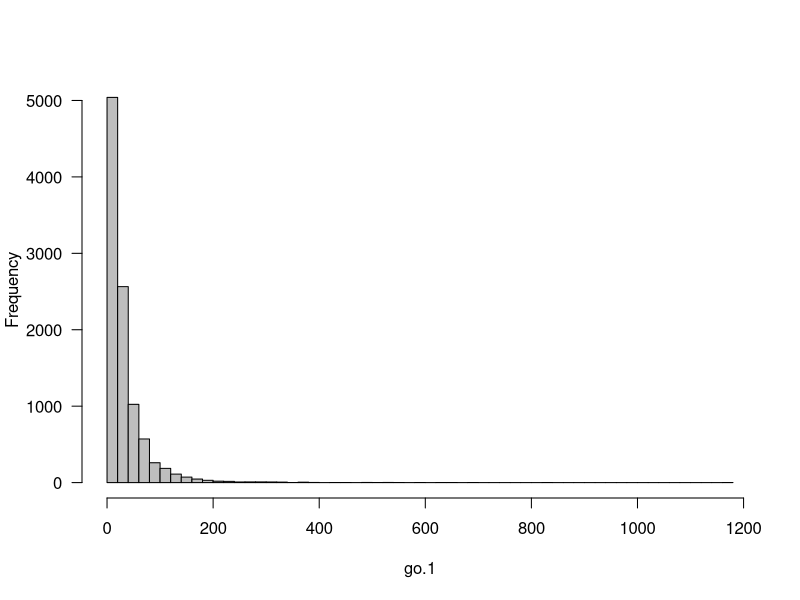
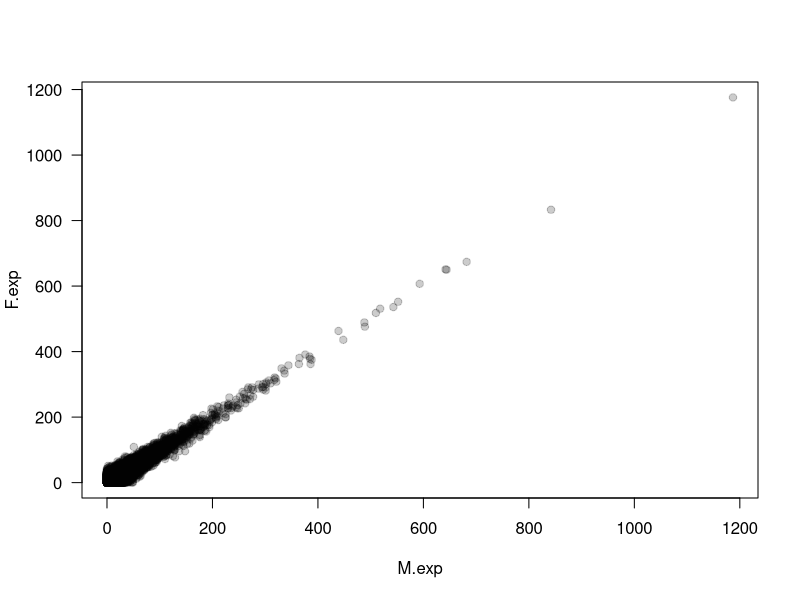
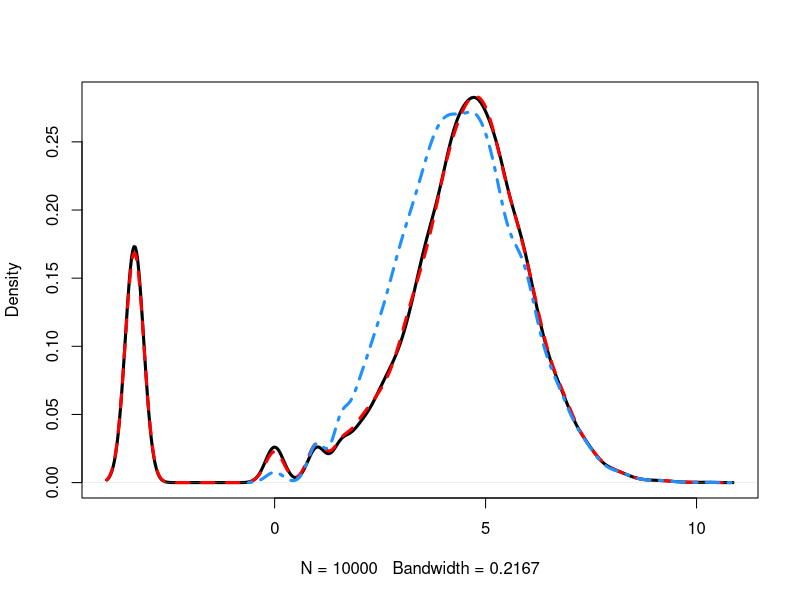
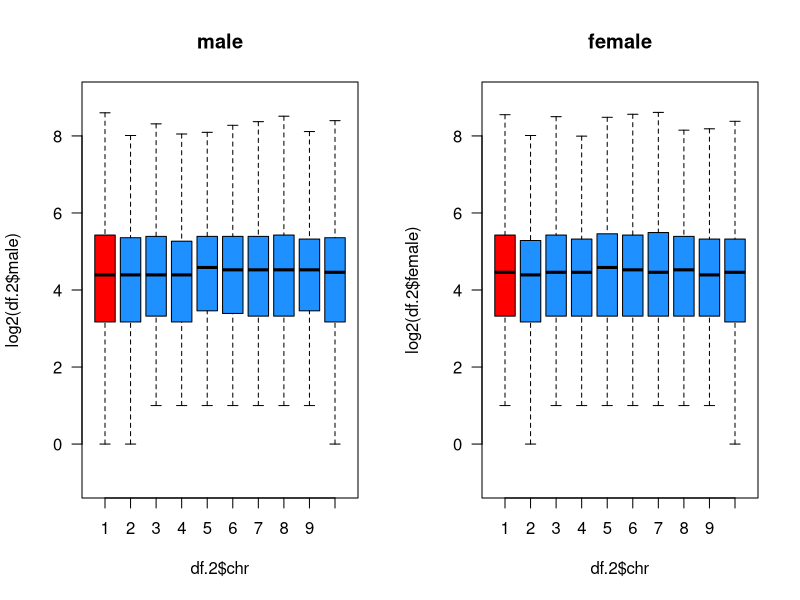
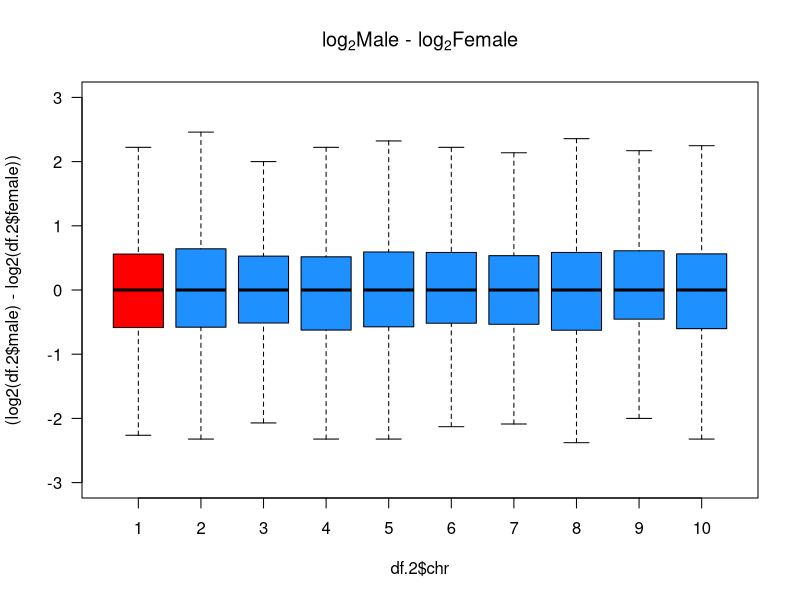
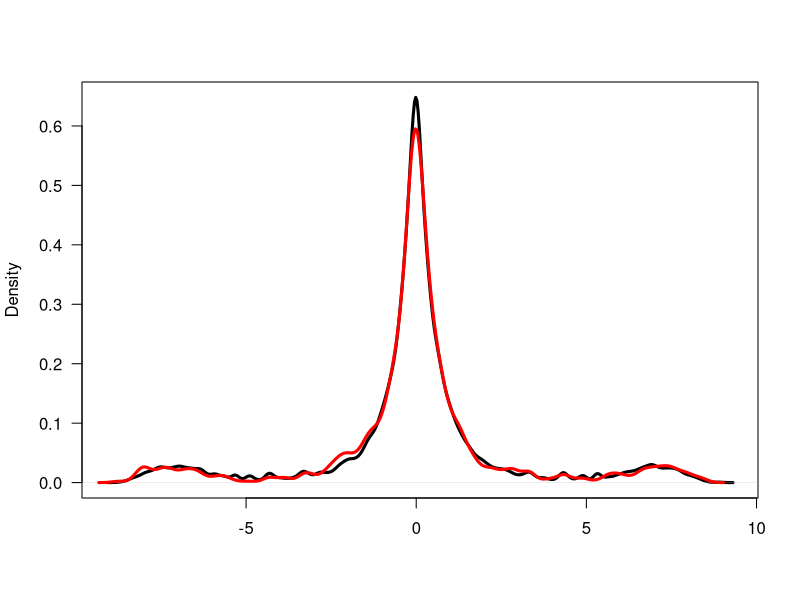
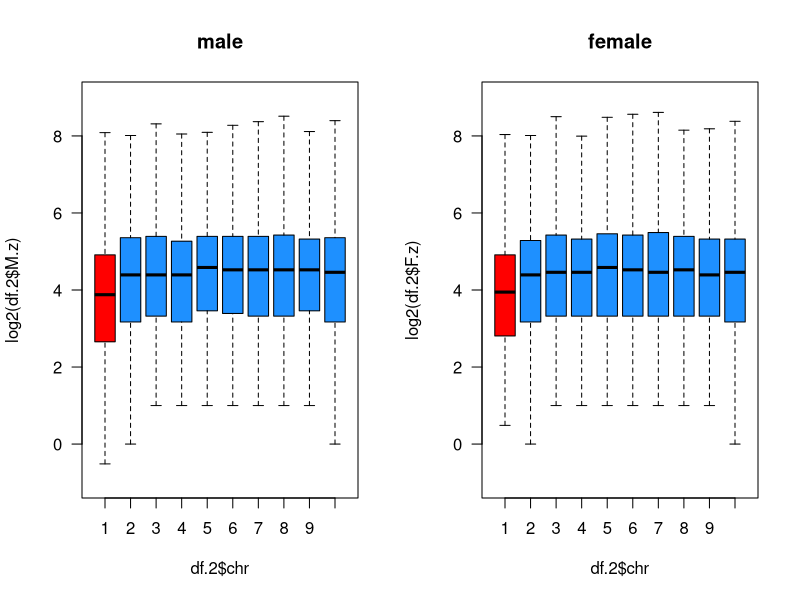
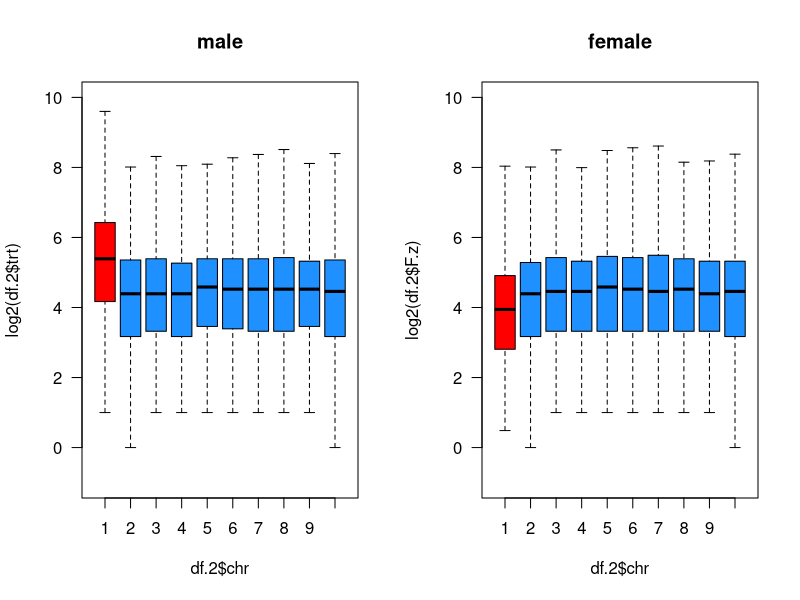

Recreate these plots in R, in order.
## ---- chunk 1
knitr::opts_chunk$set(fig.align = "center")
## ---- chunk 2
set.seed(13342143)
sessionInfo()

# simulate read counts under a log normal distribution
go.1 <- round(rlnorm(n = 1e4, meanlog = 3, sdlog = 1))
head(go.1)
hist(go.1, col = "grey", main = "", las = 1, breaks = 50)
## ---- chunk 3
#Male data
M.exp <- go.1 + round(rnorm(1e4, mean = 0, sd = 10))
M.exp[M.exp < 0.1] <- 0.1 # we will be using log2, and don't want the world to implode.

#Female data
F.exp <- go.1 + round(rnorm(1e4, mean = 0, sd = 10))
F.exp[F.exp < 0.1] <- 0.1

# Combine into data.frame
df.2 <- data.frame(exp = go.1, male = M.exp, female = F.exp, chr = as.factor(rep(1:10)))
head(df.2)
tail(df.2)
str(df.2)
## ---- chunk 4
plot(M.exp, F.exp, pch = 19, las = 1, col = rgb(0, 0, 0, 0.2))

# plot males count density
plot(density(log2(M.exp)), lwd = 3, main = "") 
# overlay female count density
lines(density(log2(F.exp)), lwd = 3, main = "", col = "red", lty = 2) 
# overlay the base expression
lines(density(log2(df.2$exp)), lwd = 3, col = "dodgerblue", lty = 4) 

## ---- chunk 5
par(mfrow = c(1, 2))
# Chromosome 1 is the sex chromosome
boxplot(log2(df.2$male) ~ df.2$chr, las =1, pch = 19, col = c("red", rep("dodgerblue", 9)), ylim = c(-1, 9), main = "male", outline = FALSE) 
boxplot(log2(df.2$female) ~ df.2$chr, las =1, pch = 19, col = c("red", rep("dodgerblue", 9)), ylim = c(-1, 9), main = "female", outline = FALSE)
par(mfrow = c(1, 1))
## ---- chunk 6
# This is chromosome by chromosome
boxplot((log2(df.2$male) - log2(df.2$female)) ~ df.2$chr, pch = 19, col = c("red", rep("dodgerblue", 9)), las = 1, ylim = c(-3, 3), main = expression(paste("log"[2], "Male - log"[2], "Female")), outline = FALSE) 

# Autosomes vs. sex-chromosome
plot(density(log2(df.2$male[df.2$chr != 1]) - log2(df.2$female[df.2$chr != 1])), lwd = 3, las = 1, main = "", xlab = "")
lines(density(log2(df.2$male[df.2$chr == 1]) - log2(df.2$female[df.2$chr == 1])), lwd = 3, col = "red") 

## ---- chunk 7
df.2$M.z <- df.2$male
df.2$M.z[df.2$chr == 1] <- df.2$male[df.2$chr == 1] * 0.7

df.2$F.z <- df.2$female
df.2$F.z[df.2$chr == 1] <- df.2$female[df.2$chr == 1] * 0.7
head(df.2)

par(mfrow = c(1, 2))
boxplot(log2(df.2$M.z) ~ df.2$chr, las =1, pch = 19, col = c("red", rep("dodgerblue", 9)), ylim = c(-1, 9), main = "male", outline = FALSE)
boxplot(log2(df.2$F.z) ~ df.2$chr, las =1, pch = 19, col = c("red", rep("dodgerblue", 9)), ylim = c(-1, 9), main = "female", outline = FALSE)
par(mfrow = c(1, 1))
## ---- chunk 8
df.2$trt <- df.2$male
df.2$trt[df.2$chr == 1] <- df.2$male[df.2$chr == 1] * 2
head(df.2)

 par(mfrow = c(1, 2))
boxplot(log2(df.2$trt) ~ df.2$chr, las =1, pch = 19, col = c("red", rep("dodgerblue", 9)), ylim = c(-1, 10), main = "male", outline = FALSE)
boxplot(log2(df.2$F.z) ~ df.2$chr, las =1, pch = 19, col = c("red", rep("dodgerblue", 9)), ylim = c(-1, 10), main = "female", outline = FALSE)
par(mfrow = c(1, 1))
## ---- chunk 9
# with density plots for male vs. female
plot(density(log2(df.2$trt[df.2$chr != 1]) - log2(df.2$F.z[df.2$chr != 1])), lwd = 3, las = 1, main = "", xlab = "", ylim = c(0, 0.65))
lines(density(log2(df.2$trt[df.2$chr == 1]) - log2(df.2$F.z[df.2$chr == 1])), lwd = 3, col = "red")
# and with M:F boxplots
boxplot((log2(df.2$trt) - log2(df.2$female)) ~ df.2$chr, pch = 19, col = c("red", rep("dodgerblue", 9)), las = 1, ylim = c(-3, 4), main = expression(paste("log"[2], "Male - log"[2], "Female")), outline = FALSE)
## ---- chunk 10
# T <- FALSE
# T
# Bmori.dat <- read.csv("Data/Bmori-data.csv", header = T)
# head(Bmori.dat) 
Bmori.dat <- read.csv("Data/Bmori-data.csv", header = TRUE)
head(Bmori.dat)
# TRUE <- FALSE
# TRUE <- F
# TRUE <- "anything"
str(Bmori.dat)
## ---- chunk 11
par(mfrow = c(1, 2))
boxplot(log2(Bmori.dat$rpkm.m68[Bmori.dat$rpkm.m68 >= 1]) ~ Bmori.dat$chr[Bmori.dat$rpkm.m68 >= 1], pch = 19, notch = TRUE, col = c("red", rep("grey", 27)), na.rm = TRUE, las = 1, ylim = c(-1, 15), main = "Control (male)", ylab = expression(paste("log"[2]," expression (RPKM)")), outline = FALSE)

boxplot(log2(Bmori.dat$rpkm.m70[Bmori.dat$rpkm.m70 >= 1]) ~ Bmori.dat$chr[Bmori.dat$rpkm.m70 >= 1],  pch = 19, notch = TRUE, col = c("red", rep("grey", 27)), na.rm = TRUE, las = 1, ylim = c(-1, 15), main = expression(paste(italic("Expr"), " knockdown (male)")), ylab = expression(paste("log"[2]," expression (RPKM)")), outline = FALSE)
## ---- chunk 12
plot.ratios <- function(chr = Bmori.dat$chr, minRPKM = 1, sampA, sampB, ...) {
	rpkm <- data.frame(chr, sampA, sampB)
	filter <- (sampA >= minRPKM & sampB >= minRPKM)
	rpkm <- rpkm[filter,]
	rpkm$lratio <- log2(rpkm$sampA) - log2(rpkm$sampB)
	boxplot(rpkm$lratio ~ rpkm$chr, ...)
}
plot.ratios(sampA = Bmori.dat$rpkm.m70, sampB=Bmori.dat$rpkm.f69, minRPKM = 0.1,  main = expression(paste(italic(Expr), " Male vs. Female")), outline = FALSE,  col = c("red", rep("grey", 27)), notch = TRUE, ylab = expression(paste("log" [2], "(Male) - log" [2], "(Female)")), las = 1)
## ---- chunk 13
plot.density.za <- function(chr = Bmori.dat$chr, minRPKM = 1, sampA, sampB, ...) {
	rpkm <- data.frame(chr, sampA, sampB)
	filter <- (sampA > minRPKM & sampB > minRPKM)
	rpkm <- rpkm[filter,]
	rpkm$lratio <- log2(rpkm$sampA) - log2(rpkm$sampB)
	rpkm$za <- ifelse(rpkm$chr == 1, "Z", "A")
	Zvals <- rpkm$lratio[rpkm$za == "Z"]
	Avals <- rpkm$lratio[rpkm$za == "A"]
	plot(density(Avals), las = 1, ...)
	abline(v = median(Avals), lty = 2, lwd = 3)
	lines(density(Zvals), col = "red", lwd = 3)
	abline(v = median(Zvals), lty = 2, col = "red", lwd = 3)
}

plot.density.za(sampA = Bmori.dat$rpkm.m70, sampB = Bmori.dat$rpkm.f69, minRPKM = 1,  main = expression(paste(italic("Masc"), ": Male vs. Female ")), xlim = c(-2,2), lwd = 3, xlab = expression(paste("Log"[2], " (Male:Female)")), ylab = "")
legend("topright", legend = c("Z Chromosome", "Autosomes"), lty = 1, col = c("red", "black"), bty = "n", lwd = 3)
## ---- chunk 14
get.za.stats <- function(chr = Bmori.dat$chr, minRPKM = 1, samp, plot.it = FALSE, ...) {
	rpkm <- data.frame(chr, samp)
	rpkm <- rpkm[samp > minRPKM,]
	rpkm$za <- ifelse(rpkm$chr == 1, "Z", "A")
	if (plot.it == TRUE) {
		boxplot(log2(rpkm$samp) ~ rpkm$za, ...)
	}
	Zvals <- rpkm$samp[rpkm$za == "Z"]
	Avals <- rpkm$samp[rpkm$za == "A"]
	Zmean <- round(mean(Zvals), digits = 3)
	Zmedian <- round(median(Zvals), digits = 3)
	Amean <- round(mean(Avals), digits = 3)
	Amedian <- round(median(Avals), digits = 3)
	za.mean <- round(Zmean/Amean, digits = 4)
	za.median <- round(Zmedian/Amedian, digits = 4)
	wilcox <- wilcox.test(Zvals, Avals)
	out.stats <- list(	"Zmean" = Zmean, "Amean" = Amean, "Z:A_mean"= za.mean, "Zmedian" = Zmedian,  "Amedian" = Amedian, "Z:A_median" = za.median, "ZvA_MWU-p" = signif(wilcox$p.value, digits = 4), "n_Zgenes" = length(Zvals), "n_Agenes" = length(Avals) 
		)				
	return(out.stats)
}
sapply(Bmori.dat[3:6], FUN = function(x) get.za.stats(samp = x))

